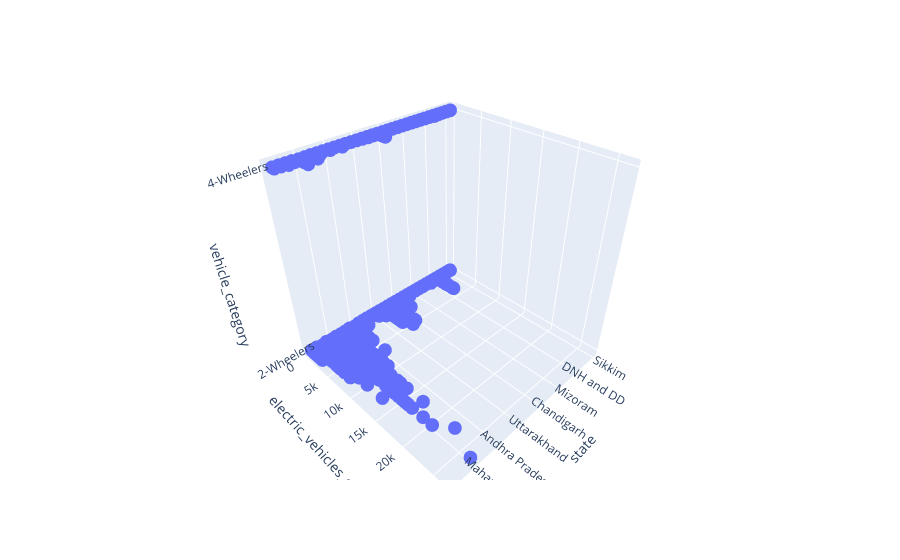

Notebook source saved alongside this figure:
### Code cell
px.scatter_3d(df,x=df['state'],y=df['electric_vehicles_sold'],z=df['vehicle_category'])

### Figure 1 — Plotly figure (JSON) as saved in the notebook; plotly's stock layout.template omitted (floating-point values rounded to 4 significant figures; data arrays with more than 128 entries replaced by an {"elided": "..."} marker saying what was removed)
{"data": [{"hovertemplate": "state=%{x}<br>electric_vehicles_sold=%{y}<br>vehicle_category=%{z}<extra></extra>", "legendgroup": "", "marker": {"color": "#636efa", "symbol": "circle"}, "mode": "markers", "name": "", "scene": "scene", "showlegend": false, "type": "scatter3d", "x": {"elided": "2445 str values"}, "y": {"elided": "2445 int values"}, "z": {"elided": "2445 str values"}}], "layout": {"legend": {"tracegroupgap": 0}, "margin": {"t": 60}, "scene": {"domain": {"x": [0, 1], "y": [0, 1]}, "xaxis": {"title": {"text": "state"}}, "yaxis": {"title": {"text": "electric_vehicles_sold"}}, "zaxis": {"title": {"text": "vehicle_category"}}}}}
